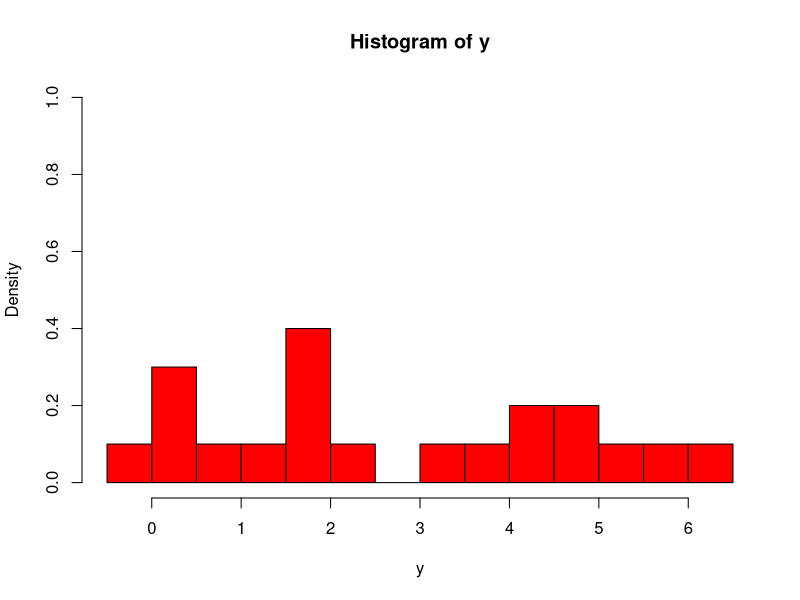
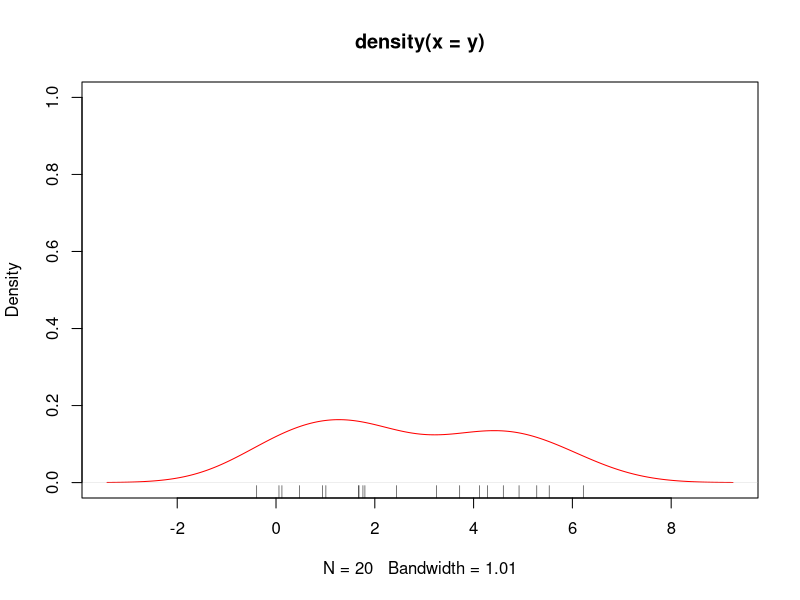
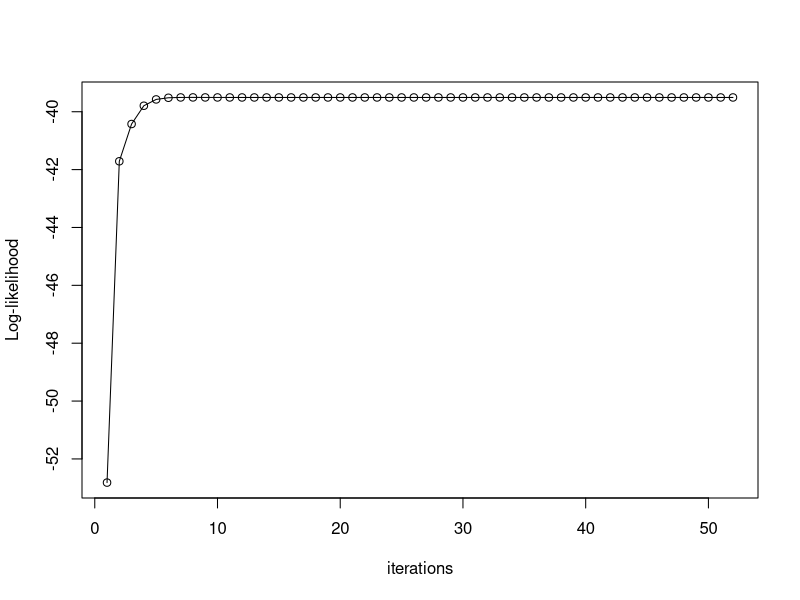

Here is the R script that generated these plots, in order:
## EM Algorithm for Two-component Gaussian Mixture
## 
## author: weiya
## date: 2017-07-19

## construct the data in figure 8.5
y = c(-0.39, 0.12, 0.94, 1.67, 1.76, 2.44, 3.72, 4.28, 4.92, 5.53,
      0.06, 0.48, 1.01, 1.68, 1.80, 3.25, 4.12, 4.60, 5.28, 6.22)

## left panel of figure 8.5
hist(y, breaks = 12, freq = FALSE, col = "red", ylim = c(0, 1))

## right panel of figure 8.5
plot(density(y), ylim = c(0, 1), col = "red")
rug(y)


fnorm <- function(x, mu, sigma)
{
  return(1/(sqrt(2*pi)*sigma)*exp(-0.5*(x-mu)^2/sigma))
}

IterEM <- function(mu1, mu2, sigma1, sigma2, pi0, eps)
{
  cat('Start EM...\n')
  cat(paste0('pi = ', pi0, '\n'))
  iters = 0
  ll = c()
  while(TRUE)
  {
    ## Expectation step: compute the responsibilities
    ## calculate the delta's expectation
    gamma = sapply(y, function(x) pi0*fnorm(x, mu2, sigma2)/((1-pi0)*fnorm(x, mu1, sigma1) + pi0*fnorm(x, mu2, sigma2)))
    ll = c(ll, sum((1-gamma)*log(fnorm(y,mu1,sigma1))+gamma*log(fnorm(y, mu2, sigma2))+(1-gamma)*log(1-pi0)+gamma*log(pi0)))
    ## Maximization Step: compute the weighted means and variances
    mu1.new = sum((1-gamma)*y)/sum(1-gamma)
    mu2.new = sum(gamma*y)/sum(gamma)
    sigma1.new = sqrt(sum((1-gamma)*(y-mu1.new)^2)/sum(1-gamma))
    sigma2.new = sqrt(sum((gamma)*(y-mu2.new)^2)/sum(gamma))
    pi0.new = sum(gamma)/length(y)
    cat(paste0('pi = ', pi0.new, '\n'))
    if (abs(pi0.new-pi)< eps || iters > 50)
    {
      cat('Finish!\n')
      cat(paste0('mu1 = ', mu1.new, '\n',
                 'mu2 = ', mu2.new, '\n',
                 'sigma1^2 = ', sigma1.new^2, '\n',
                 'sigma2^2 = ', sigma2.new^2))
      break
    }
    mu1 = mu1.new
    mu2 = mu2.new
    sigma1 = sigma1.new
    sigma2 = sigma2.new
    pi0 = pi0.new
    iters = iters + 1
  }
  return(ll)
}
## take initial guesses for the parameters
mu1 = 4.5; sigma1 = 1
mu2 = 1; sigma2 = 1
pi0 = 0.1
eps = 0.01
ll = IterEM(mu1, mu2, sigma1, sigma2, pi0, eps)

## Figure 8.6
plot(1:length(ll), ll, xlab = 'iterations', ylab = 'Log-likelihood', 'o')